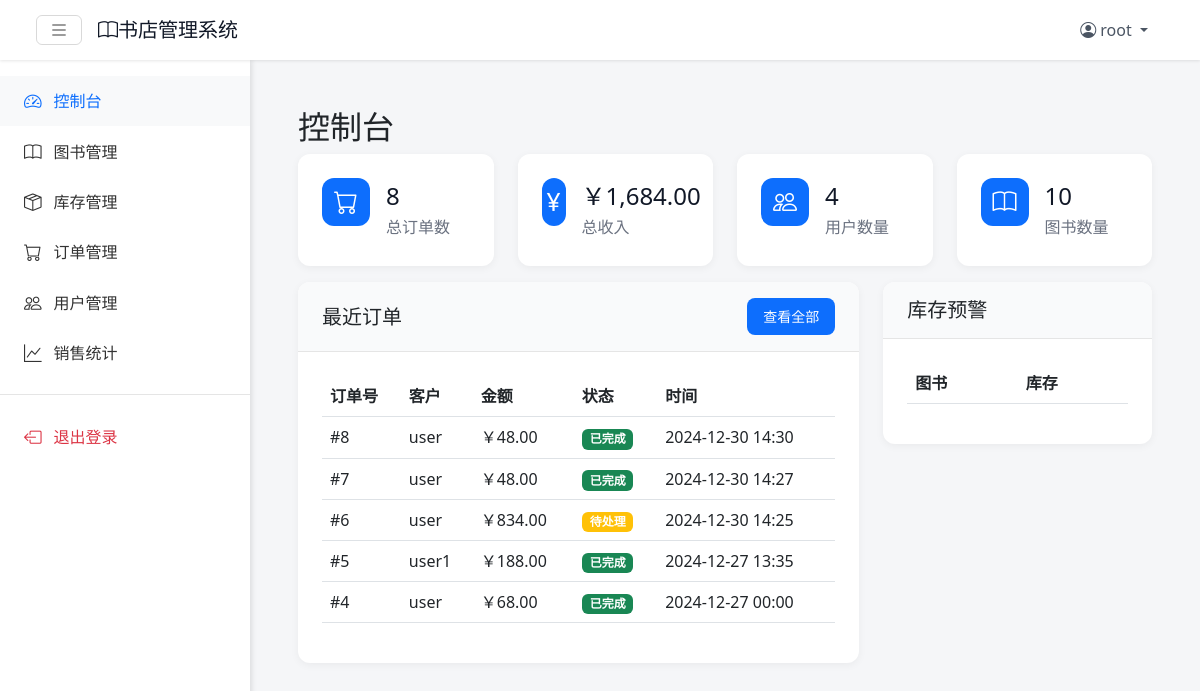
The page /pages/admin/index.php (signed in) on the database its author committed.
### tables this page shows
CREATE TABLE `order` (
  `OrderID` int NOT NULL,
  `UserID` int NOT NULL,
  `TotalAmount` decimal(10,2) NOT NULL,
  `ShippingAddress` text NOT NULL,
  `Phone` varchar(20) NOT NULL,
  `OrderTime` datetime NOT NULL,
  `Status` enum('pending','paid','shipped','completed','cancelled') NOT NULL
);

CREATE TABLE `user` (
  `UserID` int NOT NULL,
  `Username` varchar(50) NOT NULL,
  `Password` varchar(255) NOT NULL,
  `Email` varchar(100) NOT NULL,
  `Address` varchar(200) DEFAULT NULL,
  `ContactInfo` varchar(200) DEFAULT NULL,
  `RegistrationDate` datetime DEFAULT CURRENT_TIMESTAMP,
  `Role` varchar(50) NOT NULL DEFAULT 'customer',
  `RegisterTime` datetime DEFAULT CURRENT_TIMESTAMP,
  `Phone` varchar(20) DEFAULT NULL
);

### pages/admin/index.php (the view, shortened to what this page needs)
<?php
require_once '../../config/db_connect.php';
$stats = [
    'orders' => 0,
    'revenue' => 0,
    'users' => 0,
    'books' => 0
];
$sql = "SELECT COUNT(*) as order_count, SUM(TotalAmount) as total_revenue FROM `order`";
$result = $conn->query($sql);
if ($result && $row = $result->fetch_assoc()) {
    $stats['orders'] = $row['order_count'];
    $stats['revenue'] = $row['total_revenue'] ?? 0;
}
$sql = "SELECT COUNT(*) as user_count FROM user WHERE Role = 'customer'";
$result = $conn->query($sql);
if ($result && $row = $result->fetch_assoc()) {
    $stats['users'] = $row['user_count'];
}
$sql = "SELECT COUNT(*) as book_count FROM book";
$result = $conn->query($sql);
if ($result && $row = $result->fetch_assoc()) {
    $stats['books'] = $row['book_count'];
}
$recent_orders = $conn->query("
    SELECT o.*, u.Username
    FROM `order` o
    JOIN user u ON o.UserID = u.UserID
    ORDER BY o.OrderTime DESC
    LIMIT 5
");
?>
<?php include '../../includes/navbar.php'; ?>
<div class="main-content">
    <div class="admin-container">
        <div class="content-header">
            <h2 class="content-title">控制台</h2>
        </div>
        <div class="row">
            <div class="col-md-3">
                <div class="stats-card">
                    <div class="stats-icon">
                        <i class="bi bi-cart"></i>
                    </div>
                    <div class="stats-info">
                        <h3><?php echo $stats['orders']; ?></h3>
                        <p>总订单数</p>
                    </div>
                </div>
            </div>
            <div class="col-md-3">
                <div class="stats-card">
                    <div class="stats-icon">
                        <i class="bi bi-currency-yen"></i>
                    </div>
                    <div class="stats-info">
                        <h3>￥<?php echo number_format($stats['revenue'], 2); ?></h3>
                        <p>总收入</p>
                    </div>
                </div>
            </div>
            <div class="col-md-3">
                <div class="stats-card">
                    <div class="stats-icon">
                        <i class="bi bi-people"></i>
                    </div>
                    <div class="stats-info">
                        <h3><?php echo $stats['users']; ?></h3>
                        <p>用户数量</p>
                    </div>
                </div>
            </div>
            <div class="col-md-3">
                <div class="stats-card">
                    <div class="stats-icon">
                        <i class="bi bi-book"></i>
                    </div>
                    <div class="stats-info">
                        <h3><?php echo $stats['books']; ?></h3>
                        <p>图书数量</p>
                    </div>
                </div>
            </div>
        </div>
        <div class="row">
            <div class="col-md-8">
                <div class="content-card">
                    <div class="card-header d-flex justify-content-between align-items-center">
                        <h5 class="mb-0">最近订单</h5>
                        <a href="/bookstore/pages/admin/orders.php" class="btn btn-sm btn-primary">
                            查看全部
                        </a>
                    </div>
                    <div class="card-body">
                        <table class="table">
                            <thead>
                                <tr>
                                    <th>订单号</th>
                                    <th>客户</th>
                                    <th>金额</th>
                                    <th>状态</th>
                                    <th>时间</th>
                                </tr>
                            </thead>
                            <tbody>
                                <?php while ($order = $recent_orders->fetch_assoc()): ?>
                                <tr>
                                    <td>#<?php echo $order['OrderID']; ?></td>
                                    <td><?php echo htmlspecialchars($order['Username']); ?></td>
                                    <td>￥<?php echo number_format($order['TotalAmount'], 2); ?></td>
                                    <td>
                                        <span class="badge bg-<?php echo $order['Status'] == 'completed' ? 'success' : 'warning'; ?>">
                                            <?php echo $order['Status'] == 'completed' ? '已完成' : '待处理'; ?>
                                        </span>
                                    </td>
                                    <td><?php echo date('Y-m-d H:i', strtotime($order['OrderTime'])); ?></td>
                                </tr>
                                <?php endwhile; ?>
                            </tbody>
                        </table>
                    </div>
                </div>
            </div>
            <div class="col-md-4">
                <div class="content-card">
                    <div class="card-header">
                        <h5 class="mb-0">库存预警</h5>
                    </div>
                    <div class="card-body">
                        <table class="table">
                            <thead>
                                <tr>
                                    <th>图书</th>
                                    <th>库存</th>
                                </tr>
                            </thead>
                        </table>
                    </div>
                </div>
            </div>
        </div>
    </div>
</div>
</body>
</html>

### css/style.css (style rules this page uses)
:root { --navbar-height: 60px; --sidebar-width: 250px; --primary-color: #0d6efd; }
body { background-color: #f5f6f8; min-height: 100vh; margin: 0; padding-top: var(--navbar-height); }
.main-content { margin-left: 0; padding: 1.5rem; transition: margin-left .3s ease-in-out; }
.btn-primary { background: var(--primary-color); border: none; padding: 0.5rem 1rem; border-radius: 8px; transition: all 0.3s ease; }
@media (min-width: 992px) { .main-content { margin-left: var(--sidebar-width); } }
.stats-card { background: #fff; border-radius: 8px; padding: 1.5rem; box-shadow: 0 1px 3px rgba(0,0,0,.1); margin-bottom: 1rem; }
.stats-icon { width: 48px; height: 48px; border-radius: 12px; background: var(--primary-color); color: #fff; display: flex; align-items: center; justify-content: center; margin-bottom: 1rem; }
.stats-icon i { font-size: 1.5rem; }
.stats-info h3 { font-size: 1.5rem; margin: 0; color: #111827; }
.stats-info p { margin: 0.25rem 0 0; color: #6b7280; }

### css/admin.css (style rules this page uses)
.admin-container { padding: 1.5rem; }
.stats-card { background: white; border-radius: 12px; padding: 1.5rem; display: flex; align-items: center; gap: 1rem; box-shadow: 0 2px 8px rgba(0,0,0,.05); transition: transform 0.3s ease; }
.content-card { background: white; border-radius: 12px; box-shadow: 0 2px 8px rgba(0,0,0,.05); overflow: hidden; }
.content-card .card-header { padding: 1rem 1.5rem; border-bottom: 1px solid #e5e5e5; display: flex; align-items: center; justify-content: space-between; background-color: #f9fafb; }
.content-card .card-body { padding: 1.5rem; }

### rows shown on the page
order: OrderID "8", UserID.Username "user", TotalAmount "48.00", Status "已完成", OrderTime "2024-12-30 14:30"
order: OrderID "7", UserID.Username "user", TotalAmount "48.00", Status "已完成", OrderTime "2024-12-30 14:27"
order: OrderID "6", UserID.Username "user", TotalAmount "834.00", Status "待处理", OrderTime "2024-12-30 14:25"
order: OrderID "5", UserID.Username "user1", TotalAmount "188.00", Status "已完成", OrderTime "2024-12-27 13:35"
order: OrderID "4", UserID.Username "user", TotalAmount "68.00", Status "已完成", OrderTime "2024-12-27 00:00"

### other values the page prints
$_SESSION['Username'] "root"
$stats['orders'] "8"
$stats['revenue'] "1,684.00"
$stats['users'] "4"
$stats['books'] "10"
